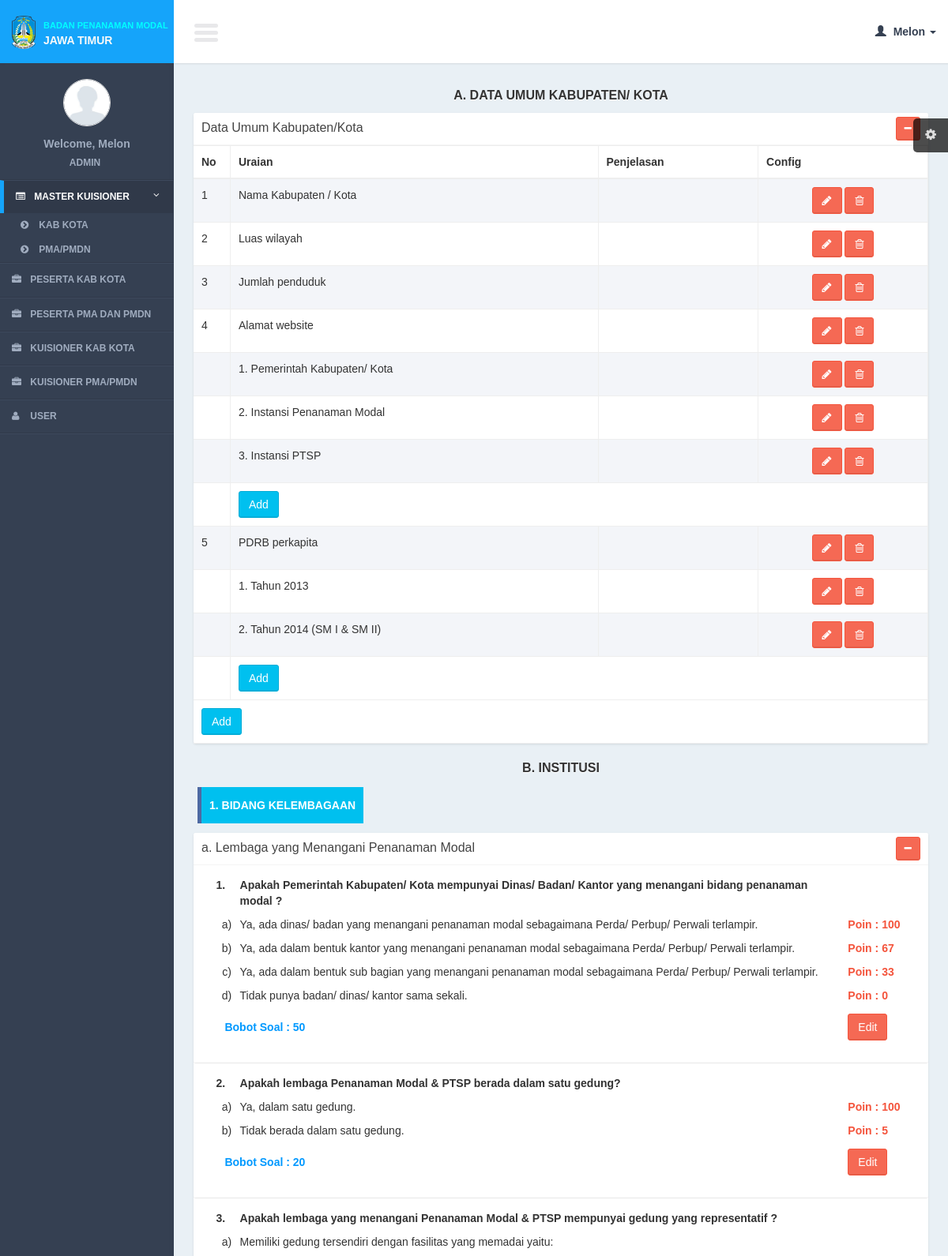
The app's page /controllers/question.php (signed in, upper part) with its own data.
### tables this page shows
CREATE TABLE IF NOT EXISTS `questions1` (
`q1_id` int(11) NOT NULL,
  `q1_name` text NOT NULL,
  `q1_get_child` int(11) NOT NULL,
  `data_id` int(11) NOT NULL
);

CREATE TABLE IF NOT EXISTS `questions1_details` (
`q1d_id` int(11) NOT NULL,
  `q1_id` int(11) NOT NULL,
  `q1d_name` text NOT NULL
);

CREATE TABLE IF NOT EXISTS `categories` (
`cat_id` int(11) NOT NULL,
  `cat_name` varchar(200) NOT NULL
);

CREATE TABLE IF NOT EXISTS `sub_categories` (
`sub_cat_id` int(11) NOT NULL,
  `cat_id` int(11) NOT NULL,
  `sub_cat_parent_id` int(11) NOT NULL,
  `sub_cat_number` varchar(10) NOT NULL,
  `sub_cat_name` text NOT NULL,
  `sub_cat_description` text NOT NULL
);

CREATE TABLE IF NOT EXISTS `questions2` (
`q2_id` int(11) NOT NULL,
  `q2_type` int(11) NOT NULL,
  `q2_number` varchar(10) NOT NULL,
  `q2_name` text NOT NULL,
  `q2_sub_cat_id` int(11) NOT NULL,
  `q2_weight` int(11) NOT NULL,
  `q2_description` text NOT NULL,
  `data_id` int(11) NOT NULL
);

CREATE TABLE IF NOT EXISTS `questions2_details` (
`q2d_id` int(11) NOT NULL,
  `q2d_type` int(11) NOT NULL,
  `q2_id` int(11) NOT NULL,
  `q2d_number` varchar(10) NOT NULL,
  `q2d_name` text NOT NULL,
  `q2d_point` int(11) NOT NULL
);

### models/question_model.php (called while the page is built, shortened)
<?php
function select($data_id){
	$query = mysql_query("select *
		from questions1
		where data_id = '$data_id'
			");
	return $query;
}
function select_identitas($data_id){
	$query = mysql_query("select *
		from questions3
		where data_id = '$data_id'
		order by q3_id
			");
	return $query;
}
?>

### lib/function.php (called while the page is built, shortened)
<?php
function get_header($title = ""){
	include '../views/layout/header.php';
}
function get_footer(){
	include '../views/layout/footer.php';
}
	?>
    <?php
function get_abjad($data){
	$abjad = array("","a","b","c","d","e","f","g","h","i","j","k","l","m","n","o","p","q","r","s","t","u","v","w","x","y","z");
	return $abjad[$data];
}
?>

### views/question/list_institusi.php (the view, shortened to what this page needs)
         <div class="title_page"> B. INSTITUSI</div>
          <?php
          $q_cat = mysql_query("select * from categories");
 $no_cat  = 1;
 while($r_cat = mysql_fetch_array($q_cat)){
 ?>
               <div class="row">
                   <div class="col-xs-12">
                       <div class="otheader_title"><span><?= $no_cat.". ".$r_cat['cat_name'];?></span></div>
                       <?php
	   $q_sub_cat = mysql_query("select * from sub_categories where cat_id = '".$r_cat['cat_id']."' and sub_cat_parent_id = 0");
	   while($r_sub_cat = mysql_fetch_array($q_sub_cat)){
	   ?>
                       <div class="box">
                         <div class="box-header">
                           <div class="pull-right box-tools">
                                   <button class="btn btn-danger btn-sm" data-widget='collapse' data-toggle="tooltip" title="Collapse"><i class="fa fa-minus"></i></button>
                              </div>
                              <h3 class="box-title"><?= $r_sub_cat['sub_cat_number'].". ".$r_sub_cat['sub_cat_name']; ?></h3>
                           </div>
                           <?php
			if($r_sub_cat['sub_cat_id'] == 11){
				include 'sub_cat_34.php';
			}else{
                           ?>
                            <?php
                                   $q_question = mysql_query("select * from questions2 where q2_sub_cat_id = '".$r_sub_cat['sub_cat_id']."' and data_id = '$data_id'");
					$no_question = 1;
					while($r_question = mysql_fetch_array($q_question)){
					?>
                           <div class="box-body table-responsive" style="border-bottom:1px solid #e8e8e8; " >
                           <div class="col-md-12">
                                   <table id="" width="100%"  cellpadding="5">
                                     <tr>
                                     <td width="3%" valign="top" align="center"><strong><?= $no_question."."; ?></strong></td>
                                       <td width="84%"><b> <?= $r_question['q2_name'] ?></b></td>
                                       <td width="10%">
                                       </td>
                                     </tr>
                                       <?php
                                   $q_q_d = mysql_query("select * from questions2_details where q2_id = '".$r_question['q2_id']."'");
				    $no_q_q_d = 1;
					while($r_q_d = mysql_fetch_array($q_q_d)){
					?>
                                      <tr>
                                      <td valign="top" align="center"><?= "&nbsp;&nbsp;&nbsp;&nbsp;".get_abjad($no_q_q_d).")"; ?></td>
                                       <td valign="top"> <?= $r_q_d['q2d_name'] ?></td>
                                       <td  style="color:#F4543C; font-weight:bold;" valign="top">
                                        <?php
                                     if($r_q_d['q2d_type'] == 1 || $r_q_d['q2d_type'] == 2){
						 }else{
						 ?>
                                        Poin : <?= $r_q_d['q2d_point']?>
                                        <?php
						 }
						 ?>
                                       </td>
                                     </tr>
					 <?php
					 $no_q_q_d++;
					}
					 ?>
                                      <tr height="50">
                                       <td style="color:#09F; font-weight:bold;" colspan="2"><?= "&nbsp;&nbsp;&nbsp;&nbsp;" ?> Bobot Soal : <?= $r_question['q2_weight'] ?></td>
                                       <td>
                                           <a href="question.php?page=form_question&id=<?= $r_question['q2_id']?>" class="btn btn-danger" >Edit</a>
                                       </td>
                                     </tr>
                                   </table>
                           </div>
                           </div>
                            <?php
					$no_question++;
					}
			}
					?>
                       </div>
                       <?php
	   }
		?>
                   </div>
               </div>
            <?php
$no_cat++;
 }
?>

### views/question/list.php (shortened to what this page needs)
     <section class="content">
         <div class="row">
             <div class="col-xs-12">
                <div class="title_page"> A. DATA UMUM KABUPATEN/ KOTA</div>
                 <div class="box">
                    <div class="box-header">
                         <div class="pull-right box-tools">
                             <button class="btn btn-danger btn-sm" data-widget='collapse' data-toggle="tooltip" title="Collapse"><i class="fa fa-minus"></i></button>
                         </div>
                         <h3 class="box-title">Data Umum Kabupaten/Kota</h3>
                     </div>
                     <div class="box-body no-padding">
                            <table id="" class="table table-bordered table-striped">
                             <thead>
                                 <tr>
                                 <th width="5%">No</th>
                                     <th>Uraian</th>
                                     <th>Penjelasan</th>
                                     <th>Config</th>
                                 </tr>
                             </thead>
                             <tbody>
                                 <?php
                                $no = 1;
                                 while($row = mysql_fetch_array($query)){
                                 ?>
                                 <tr>
                                 <td><?= $no?></td>
                                     <td><?= $row['q1_name']?></td>
                                      <td></td>
                                    <td style="text-align:center;">
                                         <a href="question.php?page=form&id=<?= $row['q1_id']?>" class="btn btn-danger" ><i class="fa fa-pencil"></i></a>
                                         <a href="javascript:void(0)" onclick="confirm_delete(<?= $row['q1_id']; ?>,'question.php?page=delete&id=')" class="btn btn-danger" ><i class="fa fa-trash-o"></i></a>
                                     </td>
                                 </tr>
                                 <?php
                                 if($row['q1_get_child'] == 1){
?>
                                  <?php
	$query_child = mysql_query("select * from questions1_details where q1_id = '".$row['q1_id']."'");
	$no_child = 1;
                                      while($row_child = mysql_fetch_array($query_child)){
                                     ?>
                                 <tr>
                                 <td>&nbsp;</td>
                                  <td  >
                                  	<?= $no_child.". ".$row_child['q1d_name'];?>
                                     </td>
                                     <td>&nbsp;</td>
                                     <td style="text-align:center;">
                                       <a href="question.php?page=form_child&id=<?= $row_child['q1d_id']?>" class="btn btn-danger" ><i class="fa fa-pencil"></i></a>
                                         <a href="javascript:void(0)" onclick="confirm_delete(<?= $row_child['q1d_id']; ?>,'question.php?page=delete_child&id=')" class="btn btn-danger" ><i class="fa fa-trash-o"></i></a>
                                     </td>
                                     </tr>
	<?php
	$no_child++;
	 }
	?>
                                     <tr>
                                     <td>&nbsp;</td>
                                      <td colspan="3">
                                     <a href="question.php?page=form_child&q1_id=<?= $row['q1_id'] ?>" class="btn btn-info " >Add</a>
                                  </td>
                                 </tr>
                                 <?php
}
$no++;
                                 }
                                 ?>
                             </tbody>
                               <tfoot>
                                 <tr>
                                     <td colspan="10"><a href="<?= $add_button ?>" class="btn btn-info " >Add</a></td>
                                 </tr>
                             </tfoot>
                         </table>
                     </div>
                 </div>
             </div>
         </div>

### css/AdminLTE.css (style rules this page uses)
html { font-family: 'Source Sans Pro', sans-serif; -webkit-font-smoothing: antialiased; min-height: 100%; background: #354052; }
body { font-family: 'Source Sans Pro', sans-serif; -webkit-font-smoothing: antialiased; min-height: 100%; background: #E9F0F5; }
a { color: #3c8dbc; }
.content { padding: 30px 10px; }
h1, h2, h3, h4, h5, h6, .h1, .h2, .h3, .h4, .h5, .h6 { font-family: 'Source Sans Pro', sans-serif; }
.no-padding { padding: 0px !important; }
.table-striped > tbody > tr:nth-child(odd), .table-striped > tbody > tr:nth-child(odd) { background:#F3F5F9; }
.box { position: relative; margin-bottom: 20px; -webkit-border-radius: 3px; -moz-border-radius: 3px; border-radius: 3px !important; width: 100%; background:#fff; box-shadow: 0 1px 3px rgba(0, 0, 0, 0.1); }
.box .box-header { position: relative; -webkit-border-top-left-radius: 3px; -webkit-border-top-right-radius: 3px; -webkit-border-bottom-right-radius: 0; -webkit-border-bottom-left-radius: 0; -moz-border-radius-topleft: 3px; -moz-border-radius-topright: 3px; -moz-border-radius-bottomright: 0; -moz-border-radius-bottomleft: 0; border-top-left-radius: 3px; border-top-right-radius: 3px; border-bottom-right-radius: 0; border-bottom-left-radius: 0; border-bottom: 1px solid #f4f4f4; color: #444; background:#fff; }
.box .box-header:before, .box .box-header:after { display: table; content: " "; }
.box .box-header:after { clear: both; }
.box .box-header > .fa, .box .box-header > .glyphicon, .box .box-header > .ion, .box .box-header .box-title { display: inline-block; padding: 10px 0px 10px 10px; margin: 0; font-size: 16px; font-weight: 400; float: left; cursor: default; }
.box .box-header > .box-tools { padding: 5px 10px 5px 5px; }
.box .box-body { padding-top:10px; -webkit-border-top-left-radius: 0; -webkit-border-top-right-radius: 0; -webkit-border-bottom-right-radius: 3px; -webkit-border-bottom-left-radius: 3px; -moz-border-radius-topleft: 0; -moz-border-radius-topright: 0; -moz-border-radius-bottomright: 3px; -moz-border-radius-bottomleft: 3px; border-top-left-radius: 0; border-top-right-radius: 0; border-bottom-right-radius: 3px; border-bottom-left-radius: 3px; border-radius:3px; padding-bottom:20px; }
.box .box-body > table, .box .box-body > .table { margin-bottom: 0; }
.box .box-body .table { margin-bottom: 0; }
.btn { font-weight: 500; -webkit-border-radius: 3px; -moz-border-radius: 3px; border-radius: 3px; border: 1px solid transparent; -webkit-box-shadow: inset 0px -2px 0px 0px rgba(0, 0, 0, 0.09); -moz-box-shadow: inset 0px -2px 0px 0px rgba(0, 0, 0, 0.09); box-shadow: inset 0px -1px 0px 0px rgba(0, 0, 0, 0.09); }
.btn.btn-info { background-color: #00c0ef; border-color: #00acd6; }
.btn.btn-danger { background-color: #f56954; border-color: #f4543c; }
.btn.btn-sm { font-size: 12px; }
.title_page { font-size:medium; text-align:center; font-weight:bold; margin-bottom:10px; text-shadow: 0 1px 1px #ffffff; }
.otheader_title { color:#fff; font-weight:bold; height:50px; padding: 15px 5px; margin-bottom:10px; }
.otheader_title span { background-color:#00C0EF; padding: 15px 10px; padding-left:10px; border-left:5px solid #4E69A2; text-transform:uppercase; }

### records on screen
questions1: q1_name "Nama Kabupaten / Kota"
questions1: q1_name "Luas wilayah"
questions1: q1_name "Jumlah penduduk"
questions1: q1_name "Alamat website"
questions1_details: q1d_name "Pemerintah Kabupaten/ Kota"
questions1_details: q1d_name "Instansi Penanaman Modal"
questions1_details: q1d_name "Instansi PTSP"
questions1: q1_name "PDRB perkapita"
questions1_details: q1d_name "Tahun 2013"
questions1_details: q1d_name "Tahun 2014 (SM I & SM II)"
categories: cat_name "BIDANG KELEMBAGAAN"
sub_categories: sub_cat_number "a", sub_cat_name "Lembaga yang Menangani Penanaman Modal"
questions2: q2_name "Apakah Pemerintah Kabupaten/ Kota mempunyai Dinas/ Badan/ Kantor yang menangani bidang penanaman modal ?", q2_weight "50"
questions2_details: no_q_q_d "a", q2d_name "Ya, ada dinas/ badan yang menangani penanaman modal sebagaimana Perda/ Perbup/ Perwali terlampir.", q2d_point "100"
questions2_details: no_q_q_d "b", q2d_name "Ya, ada dalam bentuk kantor yang menangani penanaman modal sebagaimana Perda/ Perbup/ Perwali terlampir.", q2d_point "67"
questions2_details: no_q_q_d "c", q2d_name "Ya, ada dalam bentuk sub bagian yang menangani penanaman modal sebagaimana Perda/ Perbup/ Perwali terlampir.", q2d_point "33"
questions2_details: no_q_q_d "d", q2d_name "Tidak punya badan/ dinas/ kantor sama sekali.", q2d_point "0"
questions2: q2_name "Apakah lembaga Penanaman Modal & PTSP berada dalam satu gedung?", q2_weight "20"
questions2_details: no_q_q_d "a", q2d_name "Ya, dalam satu gedung.", q2d_point "100"
questions2_details: no_q_q_d "b", q2d_name "Tidak berada dalam satu gedung.", q2d_point "5"
questions2: q2_name "Apakah lembaga yang menangani Penanaman Modal & PTSP mempunyai gedung yang representatif ?"
questions2_details: no_q_q_d "a", q2d_name "Memiliki gedung tersendiri dengan fasilitas yang memadai yaitu:"

### other values on screen
$user_data[0] "Melon"
$user_data[1] "ADMIN"
